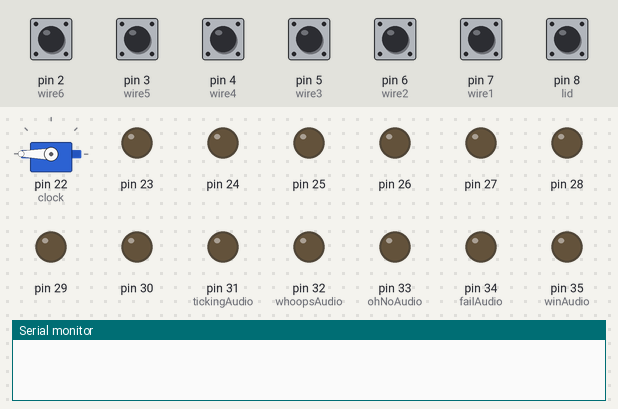
Bench run of a sketch on a simulated Arduino Mega 2560, built with avr-gcc and run on an emulated ATmega2560. Shown: servo, output pins drawn as LEDs (lit = HIGH), the last lines printed to the serial monitor. The test bench sets the inputs (shaded band); at power-on: pin 2 (wire6), pin 3 (wire5), pin 4 (wire4), pin 5 (wire3), pin 6 (wire2), pin 7 (wire1), pin 8 (lid) HIGH.

Above: at 1.2 s.
1.3 s: pin 8 (lid) pulled LOW for 0.15 s
At 3.9 s:
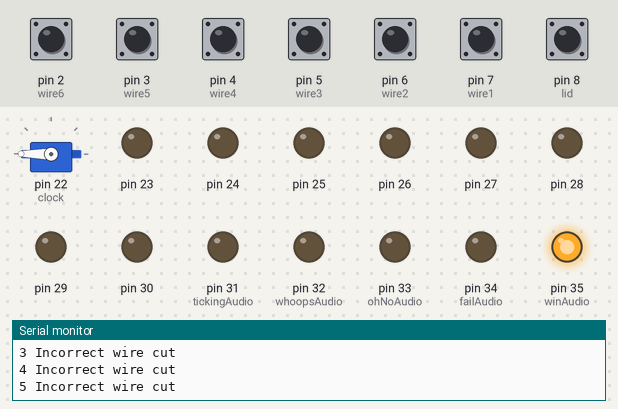
Timing chart, 0 to 5.4 s (numbered marks = the images above; inputs shaded):
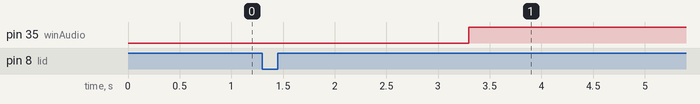

The sketch:

RR_bigBombUpdated.ino
```cpp
// Runaway Railcar - Big Bomb
// BMR 1-6-23
// Updated: BMR 1-18-23
// Updated: JZ 10/9/2023
// Updated: JZ 11/13/23
// Updated: JZ 11/16/23
// Updated: JZ 12/5/23
// Large fake dynamite bomb starts counting down on servo timer once opened. Users must identify the correct wire to cut in order to stop the timer.

#include <Servo.h>
Servo clock;

const int lid = 8;
const int wire1 = 7;
const int wire2 = 6;
const int wire3 = 5;
const int wire4 = 4;
const int wire5 = 3;
const int wire6 = 2;
const int tickingAudio = 31;
const int whoopsAudio = 32;
const int ohNoAudio = 33;
const int failAudio = 34;
const int winAudio = 35;

unsigned int countdown = 120;

int val;
int luck = 2;

bool armed = false;
bool boobyTrap = false;
bool gameOver = false;
bool wire1Last = true;
bool wire2Last = true;
bool wire3Last = true;
bool wire4Last = true;
bool wire5Last = true;

unsigned long time;
unsigned long lastTime;
unsigned long clockTime;
unsigned long lightTime;
unsigned long debugTime;

// Define pins and set state of outputs; call at Setup()
void setPins() {
  clock.attach(22);
  clock.write(180);

  for (int i = 2; i < 9; i++) {
    pinMode(i, INPUT_PULLUP);
  };

  for (int i = 22; i < 36; i++) {
    pinMode(i, OUTPUT);
  };

  for (int i = 23; i < 36; i++) {
    digitalWrite(i, LOW);
  };
}

// What's in the box?!
void lidTrigger() {
  // When the lid is opened, the timer starts and the bomb is "armed"
  if (!digitalRead(lid)) {
    //Serial.println("Lid opened");
    armed = true;
  };

  if (armed) {
    cutTheWires();
    whatDoYouDo();
  };
}

// Let's kick the tires and...
void cutTheWires() {
  // If the correct wire is cut; the bomb is disarmed
  if (luck) {
    if (digitalRead(wire6)) {
      for (int i = 23; i < 36; i++) {
        digitalWrite(i, LOW);
      };
      Serial.println("Correct wire cut");
      armed = false;
      gameOver = true;
      lastTime = time;
      luck = 7;
    };
  };

  // Check the state of each wire and decrement 'luck' accordingly.
  // There's gotta' be a slick, more economical way to do this.
  if (wire1Last) {
    if (digitalRead(wire1)) {
      Serial.println("1 Incorrect wire cut");
      wire1Last = false;
      luck--;
    };
  };

  if (wire2Last) {
    if (digitalRead(wire2)) {
      Serial.println("2 Incorrect wire cut");
      wire2Last = false;
      luck--;
    };
  };

  if (wire3Last) {
    if (digitalRead(wire3)) {
      Serial.println("3 Incorrect wire cut");
      wire3Last = false;
      luck--;
    };
  };

  if (wire4Last) {
    if (digitalRead(wire4)) {
      Serial.println("4 Incorrect wire cut");
      wire4Last = false;
      luck--;
    };
  };

  if (wire5Last) {
    if (digitalRead(wire5)) {
      Serial.println("5 Incorrect wire cut");
      wire5Last = false;
      luck--;
    };
  };

  // Make sure 'luck' doesn't fall below 0, it breaks things
  if (luck < 0) luck = 0;

  // Checks to see how your luck is holding up.
  switch(luck) {
    // So far, so good.
    case 2:
      boobyTrap = false;
      break;

    // The wrong wire has been cut, 'luck' is dinged and the 'boobyTrap'
    // is sprung; which causes the clock to run twice as fast.
    case 1:
      boobyTrap = true;
      break;

    // Looks like you're out of luck... or are you?
    case 0:
      armed = false;
      break;
  };
}

// If you're lost, you can look, and you will find me...
void timeAfterTime(int freq) {      // countdown, move the servo, blink the LEDs
  val = countdown;
  val = map(val, 0, 120, 0, 180);   // map the 2 minute countdown on the 180 degree servo
  clock.write(val);

  if (time >= lightTime + freq) {
    for (int i = 23; i < 31; i++) {     // TEST IF THIS FUNCTION WORKS JUST DIGITALWRITING 23, THAT IS THE PIN THAT ALL 6 LIGHTS ARE CONNECTED TO
      digitalWrite(i, LOW);
    };
  };

  if (time >= lightTime + freq * 2) {
    for (int i = 23; i < 31; i++) {
      digitalWrite(i, HIGH);
    };

    lightTime = time;
    countdown--;
  };
}

// Pop quiz, hotshot--there's a bomb on a train. Once the train goes above
// 50 miles an hour, the bomb is armed. If it drops below 50, it blows up...
void whatDoYouDo() {
  if (armed && !boobyTrap && luck) {    // have not cut any wires
    Serial.println("No wires cut");
    timeAfterTime(500);
    digitalWrite(tickingAudio, HIGH);
  };

  if (armed && boobyTrap && luck) {     // cut 1 incorrect wire
    Serial.println("One wrong wire cut");
    timeAfterTime(250);
    digitalWrite(tickingAudio, LOW);
    digitalWrite(whoopsAudio, HIGH);
  };

  if (!armed && boobyTrap && !luck) {   // failed, 2 incorrect wires cut
    Serial.println("Boom");
    timeAfterTime(10);
    digitalWrite(whoopsAudio, LOW);

    countdown != 0 ? digitalWrite(ohNoAudio, HIGH) : digitalWrite(ohNoAudio, LOW);
  };

  if (clock.read() == 0) {
    for (int i = 23; i < 36; i++) {
      digitalWrite(i, LOW);
    };
    Serial.print("Time's up");
    gameOver = true;
    lastTime = time;
  };
}

// Controls the winning and loosing audio cues, so let's get creative and call it...
void audioCues(int wait) {
  if (gameOver && countdown == 0) {
    if (time >= lastTime + wait) digitalWrite(failAudio, HIGH);
  }
  else if (gameOver && countdown != 0) {
    if (time >= lastTime + wait) digitalWrite(winAudio, HIGH);
  };
}

// That's it, man! Game over, man! Game over!
void reset() {
  if (!digitalRead(wire1) && !digitalRead(wire2) && !digitalRead(wire3) &&
      !digitalRead(wire4) && !digitalRead(wire5) && !digitalRead(wire6) &&
      digitalRead(lid)) {

    // Reset all the variables
    countdown = 120;
    luck = 2;
    armed = false;
    boobyTrap = false;
    gameOver = false;
    wire1Last = true;
    wire2Last = true;
    wire3Last = true;
    wire4Last = true;
    wire5Last = true;
    lastTime = 0;
    clockTime = 0;
    lightTime = 0;
    debugTime = 0;

    // Shut off the LEDs
    for (int i = 23; i < 36; i++) {
      digitalWrite(i, LOW);
    };

    // Reset the clock arm
    clock.write(180);

    //Some extra debugging info; comment out
    Serial.println();
    Serial.println("RESET!");

    // Normally, I avoid 'delay,' but in this case it needs to be here or it
    // won't reset properly. So leave this one alone.
    delay(2000);
  };
}

// Debugging monitor
// void debugger(int freq) {
//   if (time >= debugTime + freq) {
//     Serial.print(digitalRead(lid));
//     Serial.print("\t");
//     // Serial.print(digitalRead(wire1));
//     // Serial.print("\t");
//     // Serial.print(digitalRead(wire2));
//     // Serial.print("\t");
//     // Serial.print(digitalRead(wire3));
//     // Serial.print("\t");
//     // Serial.print(digitalRead(wire4));
//     // Serial.print("\t");
//     // Serial.print(digitalRead(wire5));
//     // Serial.print("\t");
//     // Serial.print(digitalRead(wire6));
//     // Serial.print("\t");
//     Serial.print(armed);
//     Serial.print("\t");
//     Serial.print(boobyTrap);
//     Serial.print("\t");
//     Serial.print("Countdown:");
//     Serial.print("\t");
//     Serial.print(countdown);
//     Serial.print("\t");
//     Serial.print("Clock:");
//     Serial.print("\t");
//     Serial.print(clock.read());
//     Serial.print("\t");
//     Serial.print(luck);
//     Serial.println();

//     debugTime = time;
//   };
// }

void setup() {
  Serial.begin(9600);
  setPins();
}

void loop() {
  time = millis();

  gameOver ? reset() : lidTrigger();
  audioCues(2000);
  // debugger(100);
}
```

Measured:
- after the input at 1.3 s, pin 35 (winAudio): LOW → HIGH after 2.0 s
